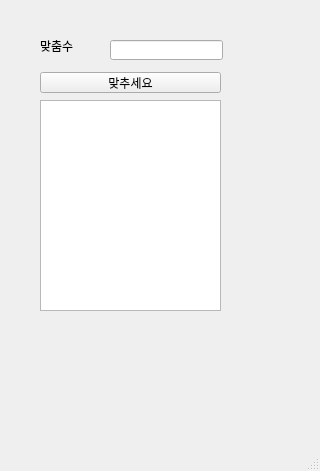
<?xml version="1.0" encoding="UTF-8"?>
<ui version="4.0">
 <class>MainWindow</class>
 <widget class="QMainWindow" name="MainWindow">
  <property name="geometry">
   <rect>
    <x>0</x>
    <y>0</y>
    <width>320</width>
    <height>471</height>
   </rect>
  </property>
  <property name="windowTitle">
   <string>MainWindow</string>
  </property>
  <widget class="QWidget" name="centralwidget">
   <widget class="QLineEdit" name="le">
    <property name="geometry">
     <rect>
      <x>110</x>
      <y>40</y>
      <width>113</width>
      <height>20</height>
     </rect>
    </property>
   </widget>
   <widget class="QTextEdit" name="te">
    <property name="geometry">
     <rect>
      <x>40</x>
      <y>100</y>
      <width>181</width>
      <height>211</height>
     </rect>
    </property>
   </widget>
   <widget class="QLabel" name="label">
    <property name="geometry">
     <rect>
      <x>40</x>
      <y>40</y>
      <width>56</width>
      <height>12</height>
     </rect>
    </property>
    <property name="text">
     <string>맞춤수</string>
    </property>
   </widget>
   <widget class="QPushButton" name="pb">
    <property name="geometry">
     <rect>
      <x>40</x>
      <y>72</y>
      <width>181</width>
      <height>21</height>
     </rect>
    </property>
    <property name="text">
     <string>맞추세요</string>
    </property>
   </widget>
  </widget>
  <widget class="QMenuBar" name="menubar">
   <property name="geometry">
    <rect>
     <x>0</x>
     <y>0</y>
     <width>320</width>
     <height>21</height>
    </rect>
   </property>
  </widget>
  <widget class="QStatusBar" name="statusbar"/>
 </widget>
 <resources/>
 <connections/>
</ui>
